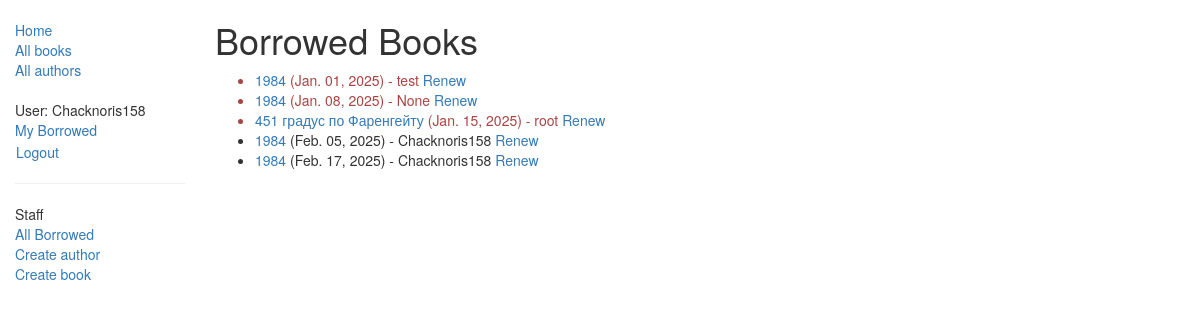
Screenshot of /catalog/bookinstance_list_all_borrowed/ (signed in) with the database file from the repository.
### catalog/models.py (models this page shows, shortened)
class BookInstance(models.Model):
    id = models.UUIDField(primary_key=True, default=uuid.uuid4, help_text="Unique ID for this particular book across whole library")
    book = models.ForeignKey('Book', on_delete=models.SET_NULL, null=True)
    imprint = models.CharField(max_length=200)
    due_back = models.DateField(null=True, blank=True)
    borrower = models.ForeignKey(User, on_delete=models.SET_NULL, null=True, blank=True)
    LOAN_STATUS = (
        ('m', 'Maintenance'),
        ('o', 'On loan'),
        ('a', 'Available'),
        ('r', 'Reserved'),
    )
    status = models.CharField(max_length=1, choices=LOAN_STATUS, blank=True, default='m', help_text='Book availability')
    @property
    def is_overdue(self):
        if self.due_back and date.today() > self.due_back:
            return True
        return False
    class Meta:
        ordering = ["due_back"]
        permissions = (("can_mark_returned", "Set book as returned"),)

class Book(models.Model):
    title = models.CharField(max_length=200)
    author = models.ForeignKey('Author', on_delete=models.SET_NULL, null=True)
    summary = models.TextField(max_length=1000, help_text="Enter a brief description of the book")
    isbn = models.CharField('ISBN',max_length=13, help_text='13 Character <a href="https://www.isbn-international.org/content/what-isbn">ISBN number</a>')
    genre = models.ManyToManyField(Genre, help_text="Select a genre for this book.")
    def display_genre(self):
        """
        Creates a string for the Genre. This is required to display genre in Admin.
        """
        return ', '.join([ genre.name for genre in self.genre.all()[:3] ])
    display_genre.short_description = 'Genre'

### catalog/views.py (the view)
# urls.py: path('bookinstance_list_all_borrowed/', views.AllBorrowedBooksView.as_view(), name='all-borrowed'),
class AllBorrowedBooksView(PermissionRequiredMixin, generic.ListView):
    model = BookInstance
    template_name = 'catalog/bookinstance_list_all_borrowed.html'  # Создадим шаблон позже
    context_object_name = 'borrowed_books'
    permission_required = 'catalog.can_mark_returned'  # Выберите подходящий permission или замените на `is_staff`
    def get_queryset(self):
        return BookInstance.objects.filter(status__exact='o').order_by('due_back')  # Например, книги "на руках"

### catalog/templates/catalog/bookinstance_list_all_borrowed.html
{% extends "base_generic.html" %}
{% block content %}
<h1>Borrowed Books</h1>
{% if borrowed_books %}
<ul>
  {% for book in borrowed_books %}
  <li class="{% if book.is_overdue %}text-danger{% endif %}">
    <a href="{% url 'book-detail' book.book.pk %}">{{ book.book.title }}</a>
    ({{ book.due_back|date:"M. d, Y" }}) - {{ book.borrower }}
    {% if perms.catalog.can_mark_returned %}
    <a href="{% url 'renew-book-librarian' book.id %}">Renew</a>
    {% endif %}
  </li>
  {% endfor %}
</ul>
{% else %}
  <p>No borrowed books at the moment.</p>
{% endif %}
{% endblock %}

### catalog/templates/base_generic.html (shortened to what this page needs)
<!DOCTYPE html>
<html lang="en">
  <head>
    <link
      rel="stylesheet"
      href="https://maxcdn.bootstrapcdn.com/bootstrap/3.3.7/css/bootstrap.min.css"
    />
    {% load static %}
    <link rel="stylesheet" href="{% static 'css/styles.css' %}" />
  </head>
  <body>
    <div class="container-fluid">
      <div class="row">
        <div class="col-sm-2">
          {% block sidebar %}
          <ul class="sidebar-nav">
            <li><a href="{% url 'index' %}">Home</a></li>
            <li><a href="{% url 'books' %}">All books</a></li>
            <li><a href="{% url 'authors' %}">All authors</a></li>
            <br />
            {% if user.is_authenticated %}
            <li>User: {{ user.get_username }}</li>
            <li><a href="{% url 'my-borrowed' %}">My Borrowed</a></li>
            <li>
              <form id="logout-form" method="post" action="{% url 'logout' %}">
                <button type="submit" class="btn btn-link" style="padding: 0;">Logout</button>
              </form>
            </li>
            {% if user.is_authenticated and user.is_staff %}
            <hr class="solid">
            <li>Staff</li>
            <li><a href="{% url 'all-borrowed' %}">All Borrowed</a></li>
            <li><a href="{% url 'author-create' %}">Create author</a></li>
            <li><a href="{% url 'book-create' %}">Create book</a></li>
            {% endif %}
          {% else %}
            <li><a href="{% url 'login' %}?next={{ request.path }}">Login</a></li>
          {% endif %}
          </ul>
          {% endblock %}
        </div>
        <div class="col-sm-10">
          {% block content %}{% endblock %}
        </div>
      </div>
    </div>
  </body>
</html>

### catalog/static/css/styles.css (style rules this page uses)
.sidebar-nav { margin-top: 20px; padding: 0; list-style: none; }

### rows the page displays
BookInstance: book "1984", due_back "Jan. 01, 2025", borrower "test"
BookInstance: book "1984", due_back "Jan. 08, 2025", borrower "None"
BookInstance: book "451 градус по Фаренгейту", due_back "Jan. 15, 2025", borrower "root"
BookInstance: book "1984", due_back "Feb. 05, 2025", borrower "Chacknoris158"
BookInstance: book "1984", due_back "Feb. 17, 2025", borrower "Chacknoris158"

### other values shown
{{ user.get_username }} "Chacknoris158"
